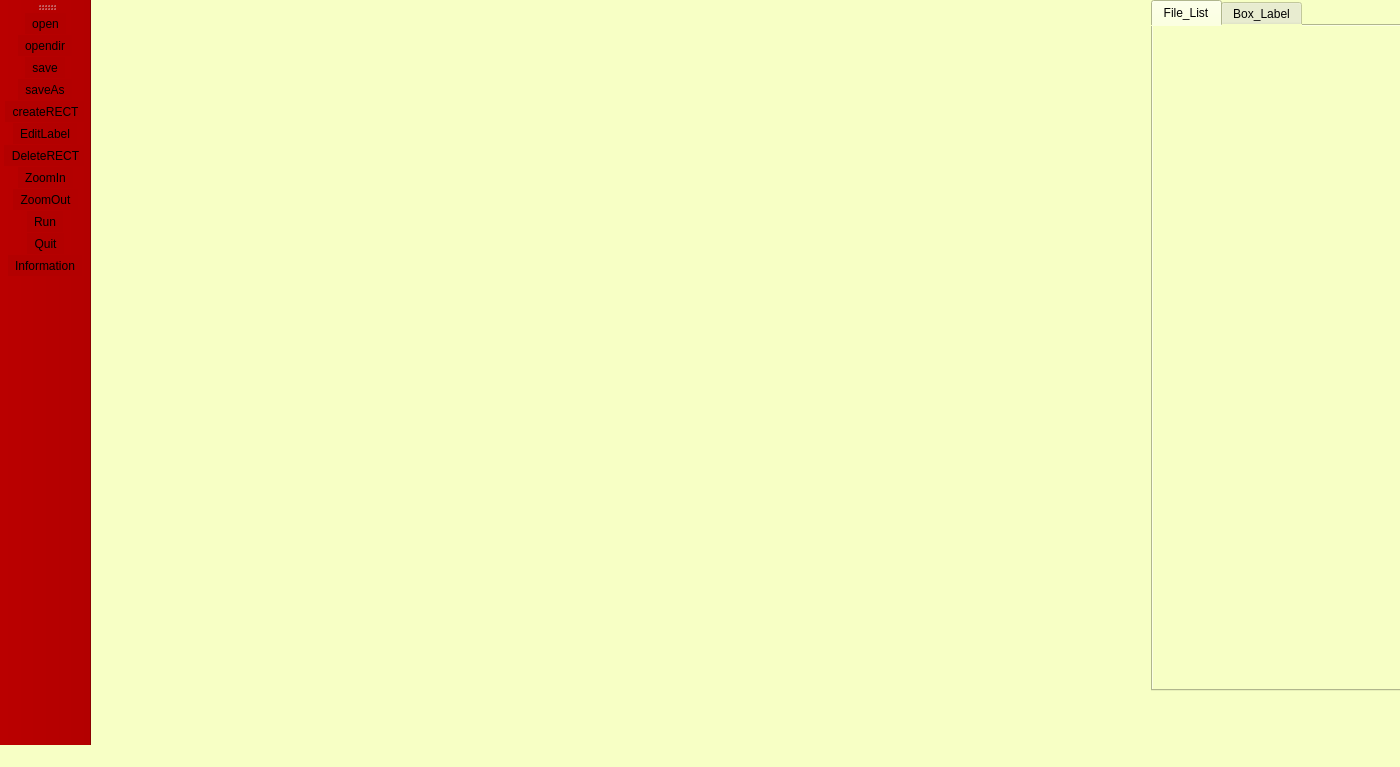
<?xml version="1.0" encoding="UTF-8"?>
<ui version="4.0">
 <class>ScandatStudio</class>
 <widget class="QMainWindow" name="ScandatStudio">
  <property name="geometry">
   <rect>
    <x>0</x>
    <y>0</y>
    <width>1400</width>
    <height>767</height>
   </rect>
  </property>
  <property name="windowTitle">
   <string>Scandat Studio</string>
  </property>
  <property name="windowIcon">
   <iconset>
    <normaloff>logo.png</normaloff>logo.png</iconset>
  </property>
  <property name="autoFillBackground">
   <bool>false</bool>
  </property>
  <property name="styleSheet">
   <string notr="true">background-color: rgb(247, 255, 197);</string>
  </property>
  <widget class="QWidget" name="centralwidget">
   <widget class="QLabel" name="logolabel">
    <property name="geometry">
     <rect>
      <x>0</x>
      <y>0</y>
      <width>81</width>
      <height>51</height>
     </rect>
    </property>
    <property name="text">
     <string/>
    </property>
    <property name="pixmap">
     <pixmap>logo.png</pixmap>
    </property>
   </widget>
   <widget class="QTabWidget" name="tabWidget">
    <property name="geometry">
     <rect>
      <x>1060</x>
      <y>0</y>
      <width>301</width>
      <height>691</height>
     </rect>
    </property>
    <property name="currentIndex">
     <number>0</number>
    </property>
    <widget class="QWidget" name="FileList">
     <attribute name="title">
      <string>File_List</string>
     </attribute>
    </widget>
    <widget class="QWidget" name="BoxLabel">
     <attribute name="title">
      <string>Box_Label</string>
     </attribute>
    </widget>
   </widget>
  </widget>
  <widget class="QStatusBar" name="statusbar"/>
  <widget class="QToolBar" name="toolBar">
   <property name="cursor">
    <cursorShape>PointingHandCursor</cursorShape>
   </property>
   <property name="mouseTracking">
    <bool>false</bool>
   </property>
   <property name="windowTitle">
    <string>toolBar</string>
   </property>
   <property name="autoFillBackground">
    <bool>false</bool>
   </property>
   <property name="styleSheet">
    <string notr="true">background-color: rgb(179, 0, 0);</string>
   </property>
   <attribute name="toolBarArea">
    <enum>LeftToolBarArea</enum>
   </attribute>
   <attribute name="toolBarBreak">
    <bool>false</bool>
   </attribute>
   <addaction name="actionopen"/>
   <addaction name="actionnew"/>
   <addaction name="actionsave"/>
   <addaction name="actionsaveAs"/>
   <addaction name="actioncreateRECT"/>
   <addaction name="actionEditLabel"/>
   <addaction name="actionDeleteRECT"/>
   <addaction name="actionZoomIn"/>
   <addaction name="actionZoomOut"/>
   <addaction name="actionRun"/>
   <addaction name="actionQuit"/>
   <addaction name="actionInformation"/>
  </widget>
  <action name="actionopen">
   <property name="icon">
    <iconset>
     <normaloff>pyqt5 icons/icons/icons/open-source.png</normaloff>pyqt5 icons/icons/icons/open-source.png</iconset>
   </property>
   <property name="text">
    <string>open</string>
   </property>
   <property name="shortcut">
    <string>Ctrl+O</string>
   </property>
  </action>
  <action name="actionnew">
   <property name="icon">
    <iconset>
     <normaloff>pyqt5 icons/icons/new.png</normaloff>pyqt5 icons/icons/new.png</iconset>
   </property>
   <property name="text">
    <string>opendir</string>
   </property>
   <property name="shortcut">
    <string>Ctrl+N</string>
   </property>
  </action>
  <action name="actionsave">
   <property name="icon">
    <iconset>
     <normalon>pyqt5 icons/icons/icons/safe--plus.png</normalon>
    </iconset>
   </property>
   <property name="text">
    <string>save</string>
   </property>
   <property name="shortcut">
    <string>Ctrl+S</string>
   </property>
  </action>
  <action name="actionsaveAs">
   <property name="icon">
    <iconset>
     <normalon>pyqt5 icons/icons/icons/safe--pencil.png</normalon>
    </iconset>
   </property>
   <property name="text">
    <string>saveAs</string>
   </property>
  </action>
  <action name="actioncreateRECT">
   <property name="icon">
    <iconset>
     <normaloff>pyqt5 icons/icons/icons/receipt-medium.png</normaloff>pyqt5 icons/icons/icons/receipt-medium.png</iconset>
   </property>
   <property name="text">
    <string>createRECT</string>
   </property>
   <property name="shortcut">
    <string>W</string>
   </property>
  </action>
  <action name="actionEditLabel">
   <property name="icon">
    <iconset>
     <normalon>pyqt5 icons/icons/icons/edit-list-rtl.png</normalon>
    </iconset>
   </property>
   <property name="text">
    <string>EditLabel</string>
   </property>
   <property name="shortcut">
    <string>Ctrl+E</string>
   </property>
  </action>
  <action name="actionDeleteRECT">
   <property name="icon">
    <iconset>
     <normaloff>pyqt5 icons/icons/icons/document-attribute-x.png</normaloff>pyqt5 icons/icons/icons/document-attribute-x.png</iconset>
   </property>
   <property name="text">
    <string>DeleteRECT</string>
   </property>
   <property name="shortcut">
    <string>Del</string>
   </property>
  </action>
  <action name="actionZoomIn">
   <property name="icon">
    <iconset>
     <normaloff>pyqt5 icons/icons/zoom-in.png</normaloff>pyqt5 icons/icons/zoom-in.png</iconset>
   </property>
   <property name="text">
    <string>ZoomIn</string>
   </property>
   <property name="shortcut">
    <string>Ctrl+=, Ctrl+=</string>
   </property>
  </action>
  <action name="actionZoomOut">
   <property name="icon">
    <iconset>
     <normaloff>pyqt5 icons/icons/zoom-out.png</normaloff>pyqt5 icons/icons/zoom-out.png</iconset>
   </property>
   <property name="text">
    <string>ZoomOut</string>
   </property>
   <property name="shortcut">
    <string>Ctrl+-</string>
   </property>
  </action>
  <action name="actionRun">
   <property name="icon">
    <iconset>
     <normaloff>pyqt5 icons/icons/done.png</normaloff>pyqt5 icons/icons/done.png</iconset>
   </property>
   <property name="text">
    <string>Run</string>
   </property>
  </action>
  <action name="actionQuit">
   <property name="icon">
    <iconset>
     <normaloff>pyqt5 icons/icons/quit.png</normaloff>pyqt5 icons/icons/quit.png</iconset>
   </property>
   <property name="text">
    <string>Quit</string>
   </property>
   <property name="shortcut">
    <string>Ctrl+Q</string>
   </property>
  </action>
  <action name="actionInformation">
   <property name="icon">
    <iconset>
     <normaloff>pyqt5 icons/icons/help.png</normaloff>pyqt5 icons/icons/help.png</iconset>
   </property>
   <property name="text">
    <string>Information</string>
   </property>
  </action>
 </widget>
 <resources/>
 <connections/>
</ui>
